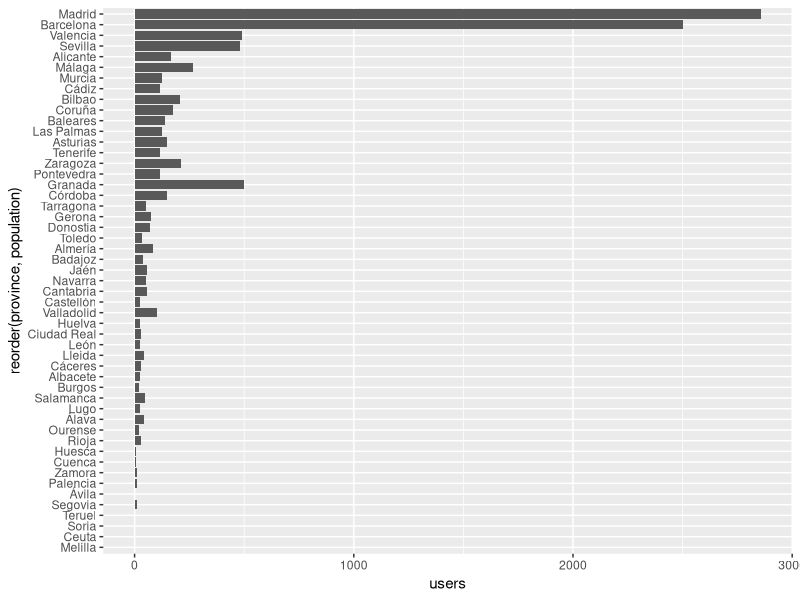
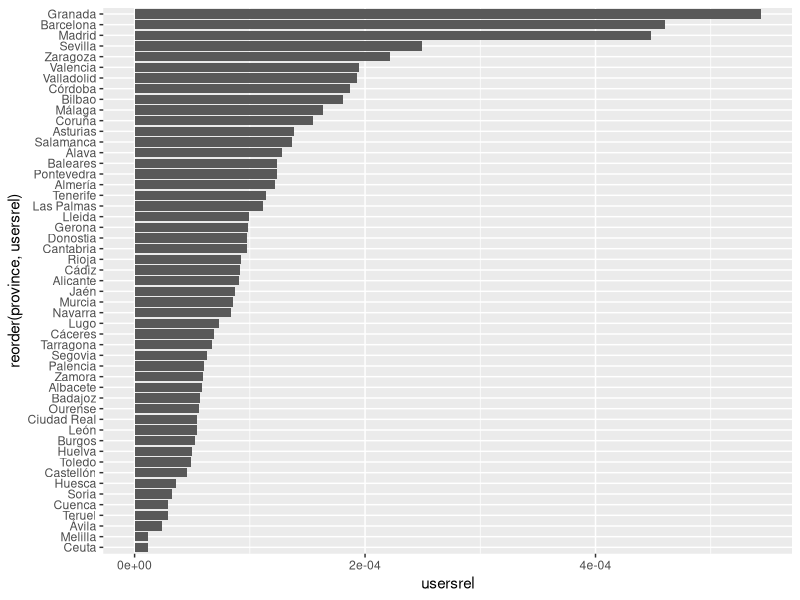
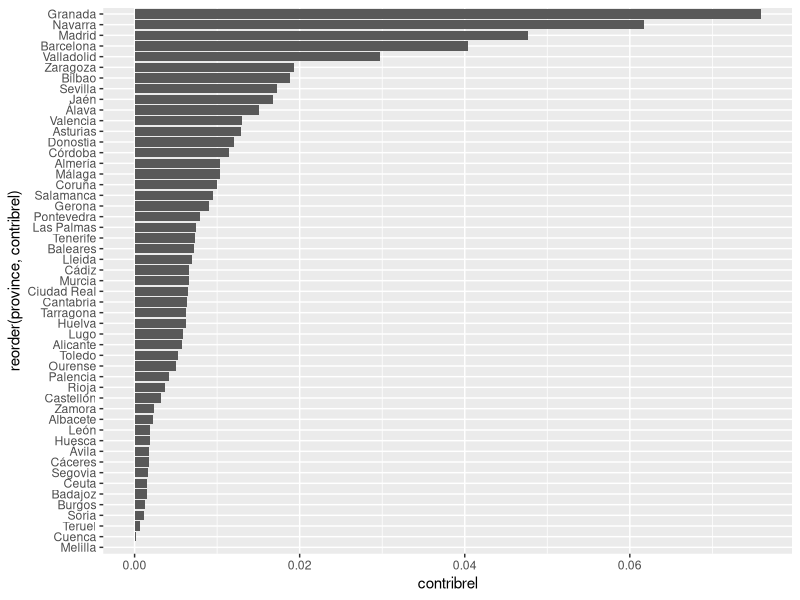
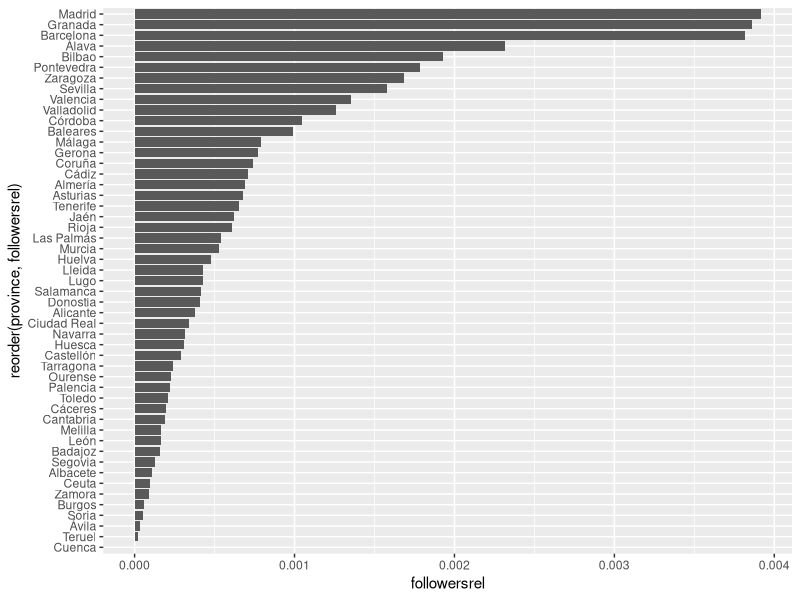
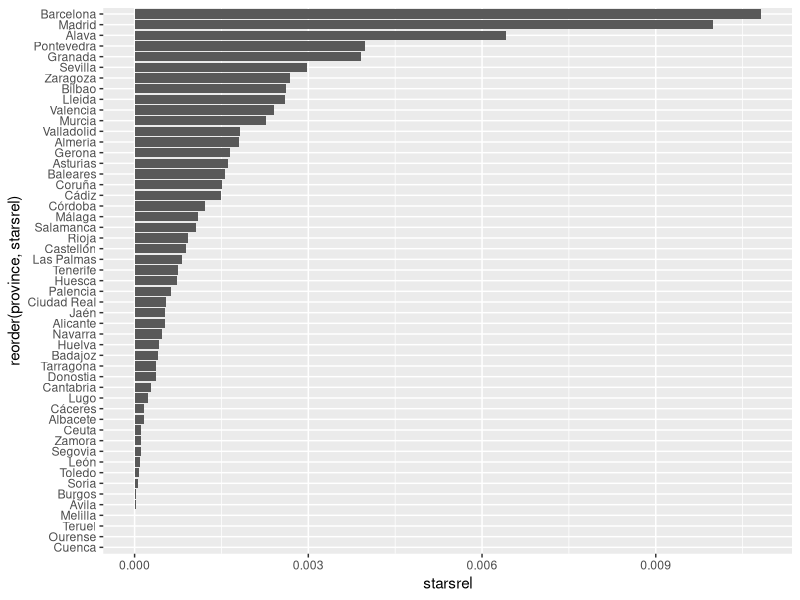
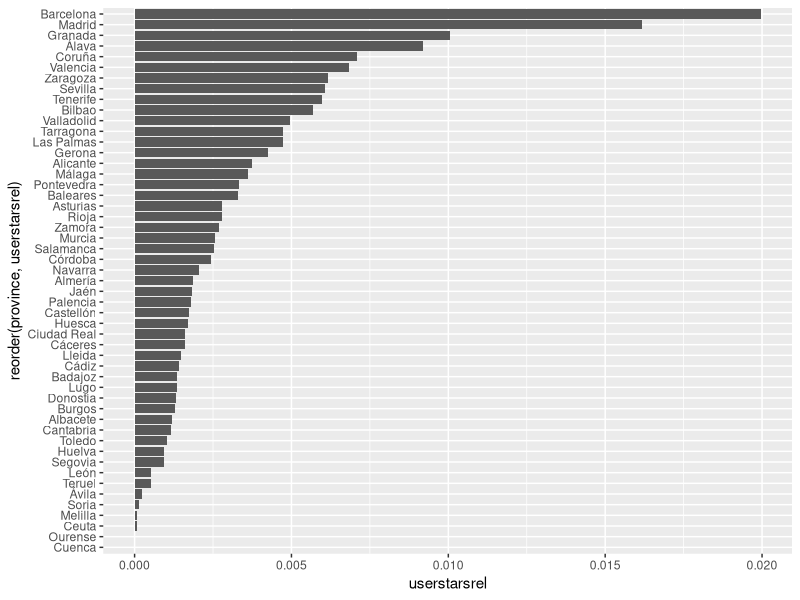
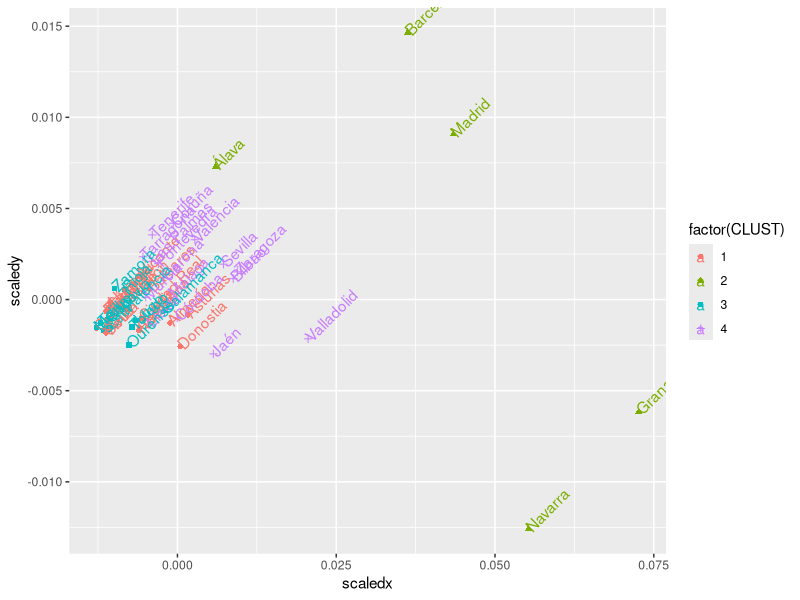

Reproduce these figures in R, in order.
## ---- chunk 1
data.province <- read.csv('data-per-province.csv',sep=';')
data.province$usersrel <- data.province$users / data.province$population
data.province$contribrel <- data.province$contributions / data.province$population
data.province$followersrel <- data.province$followers / data.province$population
data.province$starsrel <- data.province$stars / data.province$population
data.province$userstarsrel <- data.province$user_stars / data.province$population
data.province.rel <- data.frame( province=data.province$province, users=data.province$usersrel, contrib=data.province$contribrel, stars=data.province$starsrel, userstars=data.province$userstarsrel )

library(ggplot2)
library(mclust)
library(MASS)
data.province.clust <- Mclust(data.province.rel)
data.province$CLUST <- data.province.clust$classification

d <- dist(data.province.rel)
scaling <- isoMDS(d, k=2)
data.province$scaledx = scaling$points[,1]
data.province$scaledy = scaling$points[,2]

## ---- chunk 2
ggplot(data.province, aes(x=reorder(province,population),y=users))+geom_bar(stat='identity')+coord_flip()
## ---- chunk 3
ggplot(data.province, aes(x=reorder(province,usersrel),y=usersrel))+geom_bar(stat='identity')+coord_flip()
## ---- chunk 4
ggplot(data.province, aes(x=reorder(province,contribrel),y=contribrel))+geom_bar(stat='identity')+coord_flip()
## ---- chunk 5
ggplot(data.province, aes(x=reorder(province,followersrel),y=followersrel))+geom_bar(stat='identity')+coord_flip()
## ---- chunk 6
ggplot(data.province, aes(x=reorder(province,starsrel),y=starsrel))+geom_bar(stat='identity')+coord_flip()
## ---- chunk 7
ggplot(data.province, aes(x=reorder(province,userstarsrel),y=userstarsrel))+geom_bar(stat='identity')+coord_flip()
## ---- chunk 8
ggplot(data.province, aes(x=scaledx, y=scaledy, colour=factor(CLUST),shape=factor(CLUST)))+geom_point()+ geom_text(aes(label=province,angle=45,hjust=0))
